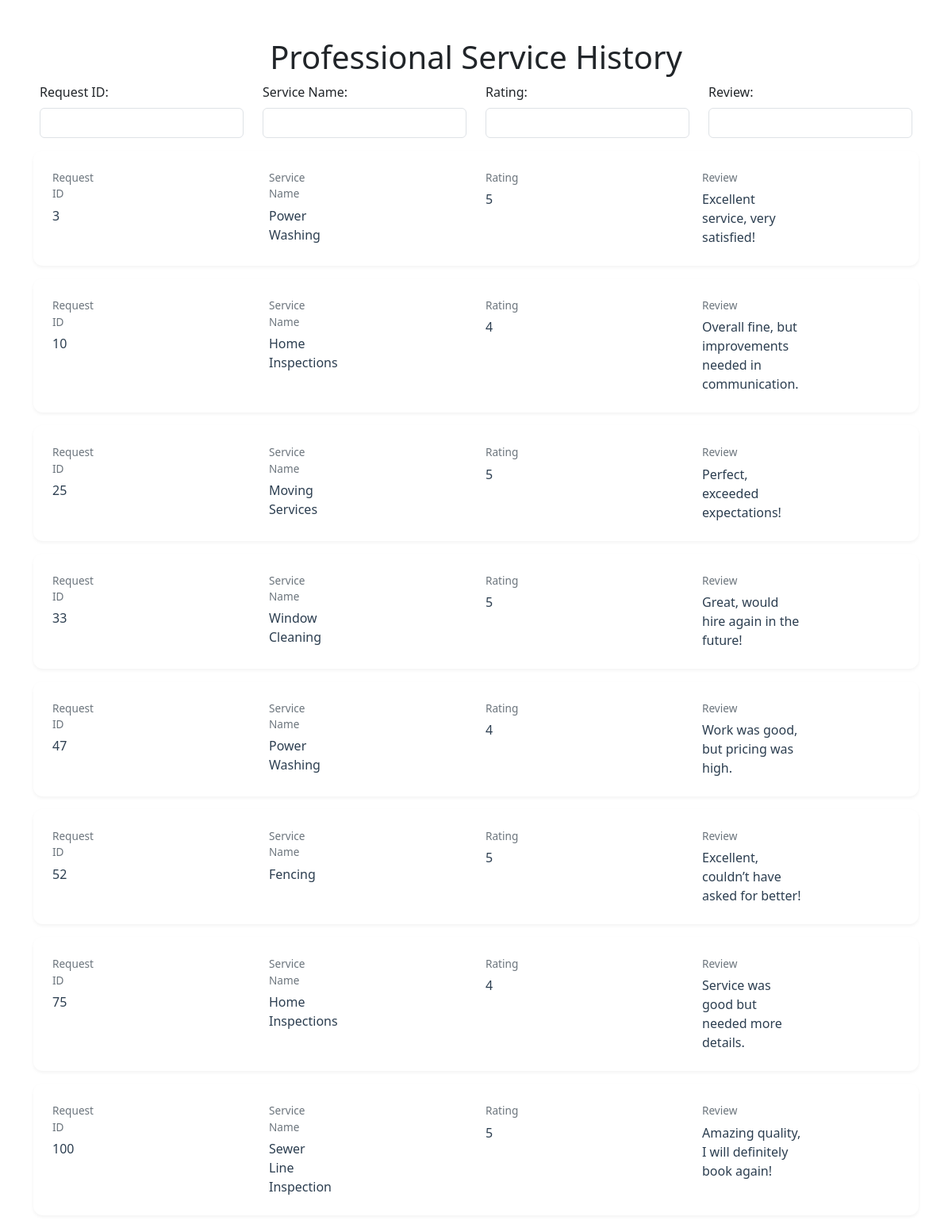
Screenshot of /Professional_Service_History.html (signed in) with the database file from the repository.
### tables this page shows
CREATE TABLE ServiceRequests (
    RequestID INTEGER PRIMARY KEY,
    CustomerID INTEGER NOT NULL,
    ProfessionalID INTEGER,
    ServiceID INTEGER NOT NULL,
    RequestDate TIMESTAMP DEFAULT CURRENT_TIMESTAMP,
    Status TEXT NOT NULL DEFAULT 'Requested',
    Rating INTEGER,
    Review TEXT,
    FOREIGN KEY (CustomerID) REFERENCES Customers(CustomerID),
    FOREIGN KEY (ProfessionalID) REFERENCES Professionals(ProfessionalID),
    FOREIGN KEY (ServiceID) REFERENCES Services(ServiceID)
);

CREATE TABLE Services (
    ServiceID INTEGER PRIMARY KEY,
    ServiceName VARCHAR(255) NOT NULL,
    Description TEXT,
    BasePrice DECIMAL(10, 2) NOT NULL
);

### backend/app.py (the view)
@app.route('/Professional_Service_History.html', methods=['GET'])
def PROFESSIONALSERVICEHISTORY():
    professional_id = session.get('professional_id')
    if not professional_id:
        return redirect(url_for('login'))
    conn = sqlite3.connect('database.db')
    cursor = conn.cursor()
    cursor.execute("""
        SELECT RequestID,Rating,Review,ServiceName
        FROM ServiceRequests sr JOIN Services s ON sr.serviceID = s.ServiceID
        WHERE ProfessionalID = ? AND Status = 'Closed'
    """, (professional_id,))
    service_history = cursor.fetchall()
    conn.close()
    print(service_history)
    return render_template('Professional_Service_History.html', service_history=service_history)

### templates/Professional_Service_History.html (shortened to what this page needs)
<!DOCTYPE html>
<html lang="en">
<head>
    <link href="https://cdnjs.cloudflare.com/ajax/libs/bootstrap/5.3.0/css/bootstrap.min.css" rel="stylesheet">
    <link href="https://cdnjs.cloudflare.com/ajax/libs/font-awesome/6.4.0/css/all.min.css" rel="stylesheet">
    <link rel="stylesheet" href="https://cdnjs.cloudflare.com/ajax/libs/animate.css/4.1.1/animate.min.css"/>
</head>
<body>
    <div class="container mt-5 main-content animate__animated animate__fadeInUp">
        <h1>Professional Service History</h1>
        <div class="row mb-3">
            <div class="col-md-3">
                <label for="requestIdFilter" class="form-label">Request ID:</label>
                <input type="number" class="form-control" id="requestIdFilter">
            </div>
            <div class="col-md-3">
                <label for="serviceNameFilter" class="form-label">Service Name:</label>
                <input type="text" class="form-control" id="serviceNameFilter">
            </div>
            <div class="col-md-3">
                <label for="ratingFilter" class="form-label">Rating:</label>
                <input type="number" class="form-control" id="ratingFilter">
            </div>
            <div class="col-md-3">
                <label for="reviewFilter" class="form-label">Review:</label>
                <input type="text" class="form-control" id="reviewFilter">
            </div>
        </div>
        {% if service_history %}
            {% for service in service_history %}
                <div class="service-card animate__animated animate__fadeInUp">
                    <div class="service-info">
                        <div class="col-md-3 info-group">
                            <span class="info-label">Request ID</span>
                            <span class="info-value">{{ service[0] }}</span>
                        </div>
                        <div class="col-md-3 info-group">
                            <span class="info-label">Service Name</span>
                            <span class="info-value">{{ service[3] }}</span>
                        </div>
                        <div class="col-md-3 info-group">
                            <span class="info-label">Rating</span>
                            <span class="info-value">{{ service[1] }}</span>
                        </div>
                        <div class="col-md-6 info-group">
                            <span class="info-label">Review</span>
                            <span class="info-value">{{ service[2] }}</span>
                        </div>
                    </div>
                </div>
            {% endfor %}
        {% else %}
            <p class="animate__animated animate__fadeInUp">No service history found.</p>
        {% endif %}
    </div>
</body>
</html>

### templates/Professional_Service_History.html (style rules this page uses)
body { font-family: 'Segoe UI', Tahoma, Geneva, Verdana, sans-serif; background-image: url('static/3.jpg'); background-size: cover; background-repeat: no-repeat; display: flex; min-height: 100vh; flex-direction: column; }
.main-content { flex-grow: 1; }
.container { animation: fadeIn 1s ease-in-out; }
.main-content { flex-grow: 1; display: flex; flex-direction: column; justify-content: center; align-items: center; }
.service-card { background: white; border-radius: 12px; padding: 1.5rem; margin-bottom: 1rem; box-shadow: 0 2px 4px rgba(0,0,0,0.05); transition: transform 0.2s, box-shadow 0.2s; width: 100%; }
.service-info { display: grid; grid-template-columns: repeat(4, 1fr); gap: 1.5rem; }
.info-group { display: flex; flex-direction: column; }
.info-label { font-size: 0.85rem; color: #6c757d; margin-bottom: 0.3rem; font-weight: 500; }
.info-value { font-size: 1rem; color: #2c3e50; font-weight: 500; }

### rows the page displays
ServiceRequests: RequestID "3", ServiceName "Power Washing", Rating "5", Review "Excellent service, very satisfied!"
ServiceRequests: RequestID "10", ServiceName "Home Inspections", Rating "4", Review "Overall fine, but improvements needed in communication."
ServiceRequests: RequestID "25", ServiceName "Moving Services", Rating "5", Review "Perfect, exceeded expectations!"
ServiceRequests: RequestID "33", ServiceName "Window Cleaning", Rating "5", Review "Great, would hire again in the future!"
ServiceRequests: RequestID "47", ServiceName "Power Washing", Rating "4", Review "Work was good, but pricing was high."
ServiceRequests: RequestID "52", ServiceName "Fencing", Rating "5", Review "Excellent, couldn’t have asked for better!"
ServiceRequests: RequestID "75", ServiceName "Home Inspections", Rating "4", Review "Service was good but needed more details."
ServiceRequests: RequestID "100", ServiceName "Sewer Line Inspection", Rating "5", Review "Amazing quality, I will definitely book again!"
